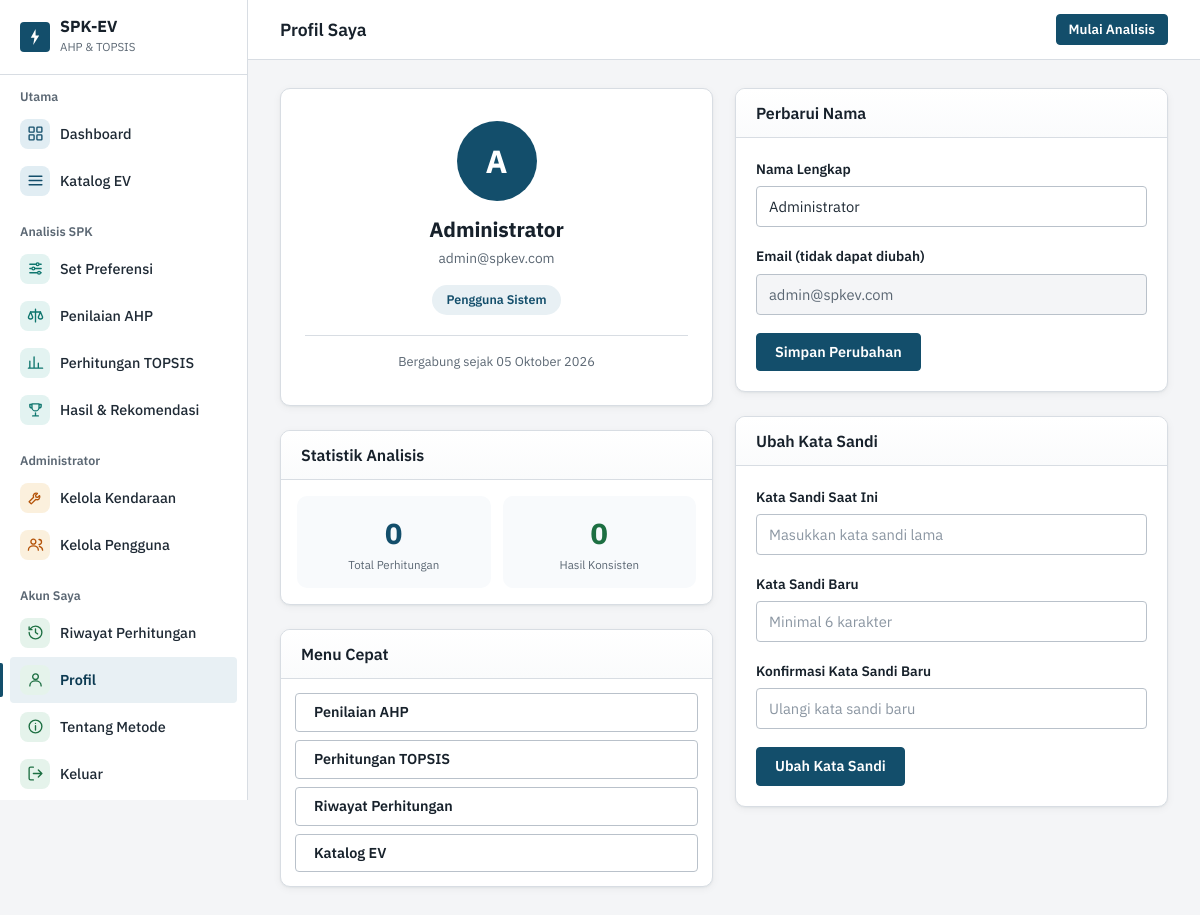
Page /pages/profil.php (signed in) on the committed database.
### tables this page shows
CREATE TABLE IF NOT EXISTS users (
    id          INT AUTO_INCREMENT PRIMARY KEY,
    nama        VARCHAR(100) NOT NULL,
    email       VARCHAR(150) UNIQUE NOT NULL,
    password    VARCHAR(255) NOT NULL,
    role        ENUM('user','admin') DEFAULT 'user',
    created_at  TIMESTAMP DEFAULT CURRENT_TIMESTAMP
);

### includes/functions.php (called while the page is built, shortened)
<?php
function isLoggedIn() {
    return isset($_SESSION['user_id']);
}
function currentUser() {
    return fetchOne("SELECT * FROM users WHERE id = ?", [(int)$_SESSION['user_id']], 'i');
}
function clean($val) {
    return htmlspecialchars(trim((string)$val), ENT_QUOTES, 'UTF-8');
}
function fetchAll($sql, $params = [], $types = '') {
    $conn = db();
    $stmt = $conn->prepare($sql);
    $stmt->bind_param($types, ...$params);
    $stmt->execute();
    return $stmt->get_result()->fetch_all(MYSQLI_ASSOC);
}
function fetchOne($sql, $params = [], $types = '') {
    $rows = fetchAll($sql, $params, $types);
    return $rows[0] ?? null;
}
function tglIndonesia($datetime) {
    $bulan = ['', 'Januari','Februari','Maret','April','Mei','Juni',
              'Juli','Agustus','September','Oktober','November','Desember'];
    $ts = strtotime($datetime);
    return date('d', $ts) . ' ' . $bulan[(int)date('m', $ts)] . ' ' . date('Y', $ts);
}
?>

### pages/profil.php (the view, shortened to what this page needs)
<?php
require_once __DIR__ . '/../includes/functions.php';
$userId    = $_SESSION['user_id'];
$user      = currentUser();
$totalHistory  = fetchOne("SELECT COUNT(*) c FROM history_perhitungan WHERE user_id = ?", [$userId], 'i')['c'] ?? 0;
$konsistenCount= fetchOne("SELECT COUNT(*) c FROM history_perhitungan WHERE user_id = ? AND konsisten = 1", [$userId], 'i')['c'] ?? 0;
$bergabung     = tglIndonesia($user['created_at']);
include __DIR__ . '/../includes/header.php';
include __DIR__ . '/../includes/navbar.php';
?>
<div class="grid-2 fade-up" style="gap:22px;align-items:start">
  <div>
    <div class="card mb-4" style="text-align:center;padding:32px 24px">
      <div style="width:80px;height:80px;background:var(--primary);border-radius:50%;display:flex;align-items:center;justify-content:center;font-size:2rem;font-weight:800;color:#fff;margin:0 auto 16px">
        <?= $initials ?>
      </div>
      <h2 style="font-size:1.3rem;font-weight:800;color:var(--secondary);margin-bottom:4px">
        <?= clean($user['nama']) ?>
      </h2>
      <p style="color:var(--text-muted);font-size:0.86rem;margin-bottom:16px">
        <?= clean($user['email']) ?>
      </p>
      <div style="display:inline-flex;align-items:center;gap:6px;background:var(--primary-light);color:var(--primary);padding:5px 14px;border-radius:20px;font-size:0.78rem;font-weight:600">
        Pengguna Sistem
      </div>
      <div style="margin-top:20px;padding-top:16px;border-top:1px solid var(--border);font-size:0.8rem;color:var(--text-muted)">
        Bergabung sejak <?= $bergabung ?>
      </div>
    </div>
    <div class="card mb-4">
      <div class="card-header"><h3>Statistik Analisis</h3></div>
      <div class="card-body" style="padding:16px">
        <div style="display:grid;grid-template-columns:1fr 1fr;gap:12px">
          <div style="text-align:center;background:#F8FAFC;border-radius:10px;padding:14px">
            <div style="font-size:1.8rem;font-weight:800;color:var(--primary)"><?= $totalHistory ?></div>
            <div style="font-size:0.72rem;color:var(--text-muted)">Total Perhitungan</div>
          </div>
          <div style="text-align:center;background:#F8FAFC;border-radius:10px;padding:14px">
            <div style="font-size:1.8rem;font-weight:800;color:var(--success)"><?= $konsistenCount ?></div>
            <div style="font-size:0.72rem;color:var(--text-muted)">Hasil Konsisten</div>
          </div>
        </div>
      </div>
    </div>
    <div class="card">
      <div class="card-header"><h3>Menu Cepat</h3></div>
      <div class="card-body" style="display:flex;flex-direction:column;gap:8px;padding:14px">
        <a href="<?= APP_URL ?>/pages/ahp.php" class="btn btn-outline" style="justify-content:flex-start">Penilaian AHP</a>
        <a href="<?= APP_URL ?>/pages/topsis.php" class="btn btn-outline" style="justify-content:flex-start">Perhitungan TOPSIS</a>
        <a href="<?= APP_URL ?>/pages/history.php" class="btn btn-outline" style="justify-content:flex-start">Riwayat Perhitungan</a>
        <a href="<?= APP_URL ?>/pages/katalog.php" class="btn btn-outline" style="justify-content:flex-start">Katalog EV</a>
      </div>
    </div>
  </div>
  <div>
    <div class="card mb-4">
      <div class="card-header"><h3>Perbarui Nama</h3></div>
      <div class="card-body">
        <form method="POST">
          <div class="form-group">
            <label>Nama Lengkap</label>
            <input class="form-control" type="text" name="name"
                   value="<?= clean($user['nama']) ?>" required minlength="2">
          </div>
          <div class="form-group">
            <label>Email (tidak dapat diubah)</label>
            <input class="form-control" type="email" value="<?= clean($user['email']) ?>" disabled>
          </div>
          <button type="submit" class="btn btn-primary">Simpan Perubahan</button>
        </form>
      </div>
    </div>
    <div class="card">
      <div class="card-header"><h3>Ubah Kata Sandi</h3></div>
      <div class="card-body">
        <form method="POST">
          <div class="form-group">
            <label>Kata Sandi Saat Ini</label>
            <input class="form-control" type="password" name="pw_lama"
                   placeholder="Masukkan kata sandi lama" required>
          </div>
          <div class="form-group">
            <label>Kata Sandi Baru</label>
            <input class="form-control" type="password" name="pw_baru"
                   placeholder="Minimal 6 karakter" required minlength="6">
          </div>
          <div class="form-group">
            <label>Konfirmasi Kata Sandi Baru</label>
            <input class="form-control" type="password" name="pw_baru2"
                   placeholder="Ulangi kata sandi baru" required>
          </div>
          <button type="submit" class="btn btn-primary">Ubah Kata Sandi</button>
        </form>
      </div>
    </div>
  </div>
</div>
<?php include __DIR__ . '/../includes/footer.php'; ?>

### assets/css/style.css (style rules this page uses)
:root { --primary: #134E6B; --primary-dark: #0C3A52; --primary-light: #E8F0F4; --secondary: #17212B; --accent: #9A5B0B; --danger: #B3261E; --info: #134E6B; --warning: #9A5B0B; --success: #1D6F42; --bg: #F4F5F7; --card: #FFFFFF; --text: #1F2A35; --text-muted: #5B6773; --border: #D8DDE3; --border-strong: #B9C1CA; --sidebar-w: 248px; --radius: 6px; --radius-sm: 4px; --shadow: none; --shadow-md: 0 2px 8px rgba(23,33,43,0.08); --shadow-lg: 0 8px 24px rgba(23,33,43,0.12); --transition: background-color .15s ease, border-color .15s ease, color .15s ease; }
*, *::before, *::after { margin:0; padding:0; box-sizing:border-box; }
html { -webkit-text-size-adjust: 100%; }
body { font-family: 'IBM Plex Sans', 'Segoe UI', system-ui, -apple-system, Arial, sans-serif; background: var(--bg); color: var(--text); line-height: 1.6; font-size: 15px; font-variant-numeric: tabular-nums; -webkit-font-smoothing: antialiased; }
a { text-decoration: none; color: inherit; }
button { cursor: pointer; font-family: inherit; }
h1, h2, h3, h4 { line-height: 1.25; letter-spacing: -0.005em; }
.form-group { margin-bottom: 18px; }
.form-group label { display: block; font-size: .86rem; font-weight: 600; color: var(--secondary); margin-bottom: 6px; }
.form-control { width: 100%; padding: 10px 12px; border: 1px solid var(--border-strong); border-radius: var(--radius-sm); font-size: .92rem; font-family: inherit; color: var(--text); background: #fff; transition: var(--transition); }
.form-control::placeholder { color: #8B96A2; }
.form-control:disabled { background: var(--bg); color: var(--text-muted); }
.btn { display: inline-flex; align-items: center; justify-content: center; gap: 7px; padding: 9px 18px; border-radius: var(--radius-sm); font-size: .9rem; font-weight: 600; font-family: inherit; line-height: 1.3; border: 1px solid transparent; transition: var(--transition); cursor: pointer; white-space: nowrap; }
.btn-primary { background: var(--primary); color: #fff; border-color: var(--primary); }
.btn-outline { background: #fff; color: var(--secondary); border-color: var(--border-strong); }
.card { background: var(--card); border: 1px solid var(--border); border-radius: var(--radius); overflow: hidden; }
.card-header { padding: 14px 20px; border-bottom: 1px solid var(--border); display: flex; align-items: center; justify-content: space-between; gap: 12px; }
.card-header h3 { font-size: 1rem; font-weight: 600; color: var(--secondary); }
.card-body { padding: 20px; }
.mb-4 { margin-bottom: 24px; }
.grid-2 { display: grid; grid-template-columns: 1fr 1fr; gap: 20px; }
.fade-up, .fade-up-d1, .fade-up-d2, .fade-up-d3 { animation: none; }
:root { --teal: #0F766E; --teal-bg: #E3F3F1; --amber: #B45309; --amber-bg: #FBF0DD; --green: #1D6F42; --green-bg: #E5F3EB; --blue: #134E6B; --blue-bg: #E1EDF3; --shadow-card: 0 1px 2px rgba(23,33,43,.05), 0 2px 8px rgba(23,33,43,.05); }
.card, .filter-bar { box-shadow: var(--shadow-card); border-radius: 10px; }
.card-header { background: linear-gradient(#fff, #FAFBFC); }
.card-header h3 { display: flex; align-items: center; gap: 8px; }
.btn { gap: 8px; }

### rows in the picture
users: nama "A", nama "Administrator", email "admin@spkev.com", created_at "05 Oktober 2026", name "Administrator"

### other values in the picture
$pageTitle "Profil Saya"
$totalHistory "0"
$konsistenCount "0"
